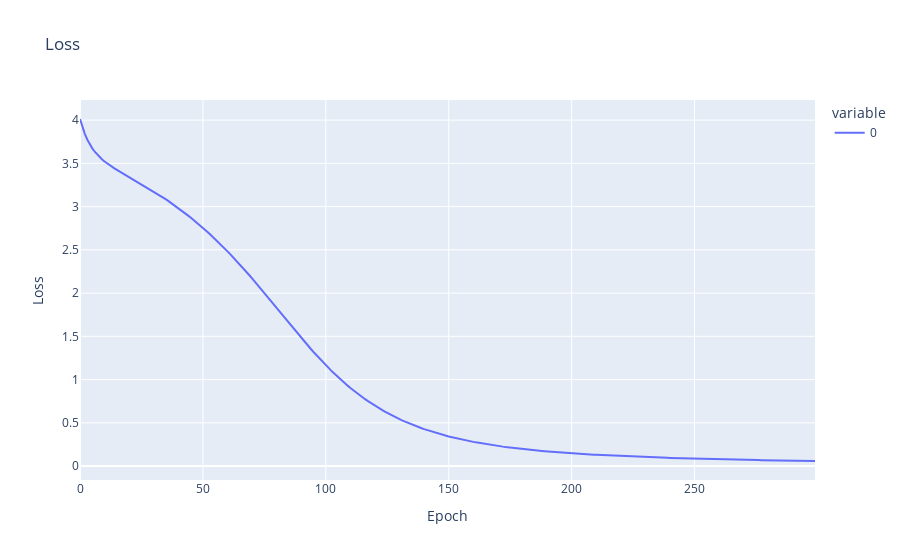

Notebook code for this chart:
### Markdown cell above
### Loss

### Code cell
fig = px.line(losses, title="Loss")
fig.update_layout(
    xaxis_title="Epoch",
    yaxis_title="Loss",)
fig.show()

### Figure 1 — Plotly figure (JSON) as saved in the notebook; plotly's stock layout.template omitted (floating-point values rounded to 4 significant figures; data arrays with more than 128 entries replaced by an {"elided": "..."} marker saying what was removed)
{"data": [{"hovertemplate": "variable=0<br>index=%{x}<br>value=%{y}<extra></extra>", "legendgroup": "0", "line": {"color": "#636efa", "dash": "solid"}, "marker": {"symbol": "circle"}, "mode": "lines", "name": "0", "orientation": "v", "showlegend": true, "type": "scatter", "x": {"elided": "300 int values"}, "xaxis": "x", "y": {"elided": "300 float values"}, "yaxis": "y"}], "layout": {"legend": {"title": {"text": "variable"}, "tracegroupgap": 0}, "title": {"text": "Loss"}, "xaxis": {"anchor": "y", "domain": [0, 1], "title": {"text": "Epoch"}}, "yaxis": {"anchor": "x", "domain": [0, 1], "title": {"text": "Loss"}}}}
